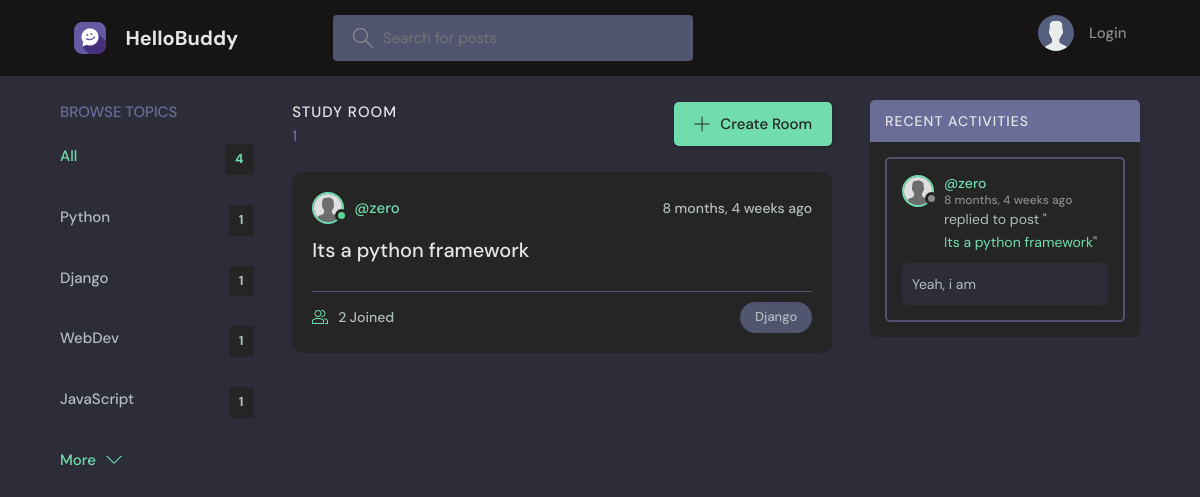
The app's page /?q=Django, older data.
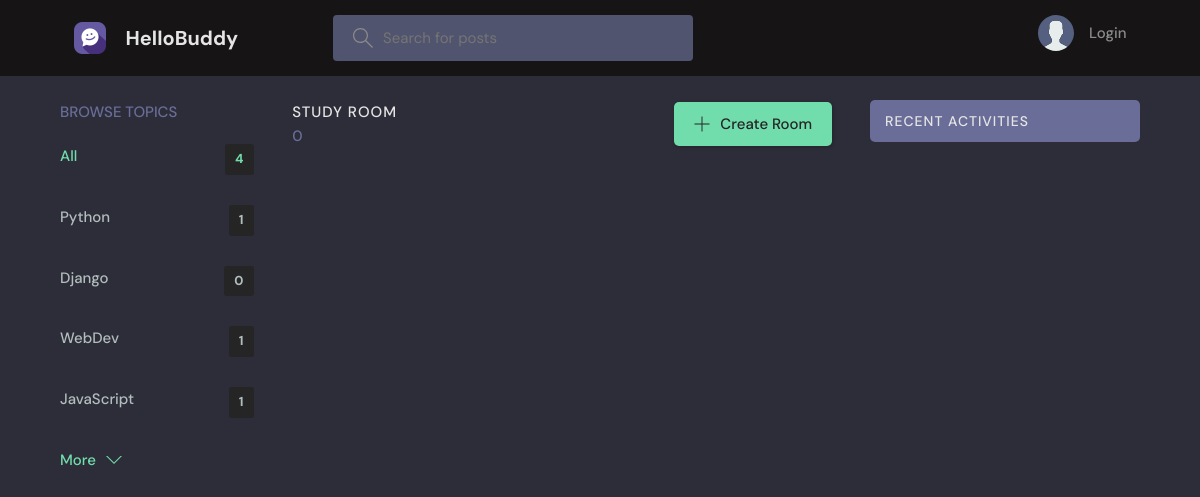
The same page, newer data.
### base/models.py (models this page shows, shortened)
class Topic(models.Model):
    name=models.CharField(max_length=200)

class Room(models.Model):
    host=models.ForeignKey(User,on_delete=models.SET_NULL,null=True)
    topic=models.ForeignKey(Topic,on_delete=models.SET_NULL,null=True) #topics have mulitple room but room have single topic
    name=models.CharField(max_length=200)
    description=models.TextField(null=True,blank=True) #Means db cant have model here without this value havingsomehing in it os it cant be blank
    participants=models.ManyToManyField(User,related_name='participants',blank=True)
    updated=models.DateTimeField(auto_now=True)
    created=models.DateTimeField(auto_now_add=True) #Initial time stamp
    class Meta:
        ordering=['-updated','-created']
    def __str__(self):
        return self.name

class Profile(models.Model):
    user = models.OneToOneField(User, on_delete=models.CASCADE)
    avatar = models.ImageField(default='default.jpg', upload_to='profile_images')
    bio = models.TextField()

class Message(models.Model):
    user=models.ForeignKey(User,on_delete=models.CASCADE)
    room=models.ForeignKey(Room,on_delete=models.CASCADE)#specify parent name for relationship CASCADE=when parents delete simply dlt all the message in the room
    body=models.TextField()
    updated=models.DateTimeField(auto_now=True)
    created=models.DateTimeField(auto_now_add=True)
    class Meta:
        ordering=['-updated','-created']

### base/views.py (the view)
# urls.py: path('',views.home,name="home"), #require 3 para endpoint then we go to views.py and name a view to name for reference
def home(request):
    q=request.GET.get('q')if request.GET.get('q')!=None else ''
    rooms=Room.objects.filter(
        Q(topic__name__icontains=q)|
        Q(name__icontains=q)|
        Q(description__icontains=q)
        )
    topics=Topic.objects.all()[0:4]
    room_count=rooms.count()
    room_messages=Message.objects.filter(Q(room__topic__name__icontains=q))
    context={'rooms':rooms,'topics':topics,'room_count':room_count,'room_messages':room_messages}
    return render(request,'base/home.html',context)

### base/templates/base/home.html (shortened to what this page needs)
{% extends 'main.html' %}
{% block content %}
<main class="layout layout--3">
      <div class="container">
        {% include 'base/topics_component.html' %}
        <div class="roomList">
          <div class="roomList__header">
          <div>
              <h2>Study Room</h2>
              <p>{{room_count}}</p>
            </div>
            <a class="btn btn--main" href="{% url 'create-room' %}">
              <svg version="1.1" xmlns="http://www.w3.org/2000/svg" width="32" height="32" viewBox="0 0 32 32">
                <title>add</title>
                <path
                  d="M16.943 0.943h-1.885v14.115h-14.115v1.885h14.115v14.115h1.885v-14.115h14.115v-1.885h-14.115v-14.115z"
                ></path>
              </svg>
              Create Room
            </a>
          </div>
          {% include 'base/feed_components.html' %}
        </div>
        {% include 'base/activity_component.html' %}
      </div>
    </main>
{% endblock %}

### base/templates/base/topics_component.html
<div class="topics">
          <div class="topics__header">
            <h2>Browse Topics</h2>
          </div>
          <ul class="topics__list">
            <li>
              <a href="{% url 'home' %}" class="active">All <span>{{topics.count}}</span></a>
            </li>
            {% for topic in topics %}
            <li>
              <a href="{% url 'home' %}?q={{topic.name}}">{{topic.name}} <span>{{topic.room_set.all.count}}</span></a>
            </li>
             {% endfor %}
          </ul>
          <a class="btn btn--link" href="{% url 'topics' %}">
            More
            <svg version="1.1" xmlns="http://www.w3.org/2000/svg" width="32" height="32" viewBox="0 0 32 32">
              <title>chevron-down</title>
              <path d="M16 21l-13-13h-3l16 16 16-16h-3l-13 13z"></path>
            </svg>
          </a>
        </div>

### base/templates/base/feed_components.html (shortened to what this page needs)
{% for room in rooms %}
{% load static %}
<div class="roomListRoom">
    <div class="roomListRoom__header">
        <a href="{% url 'user-profile' room.host.id %}" class="roomListRoom__author">
            <div class="avatar avatar--small active">
                {% if room.host.profile.avatar %}
                <img src="{{ room.host.profile.avatar.url }}" style:"height:50px; width:50px" />
                {% else %}
                <img src="{% static 'base/images/default.jpg' %}" style:"height:50px; width:50px"/>
                {% endif %}
            </div>
            <span>@{{room.host.username}}</span>
        </a>
        <div class="roomListRoom__actions">
            <span>{{room.created|timesince}} ago</span>
        </div>
    </div>
    <div class="roomListRoom__content">
        <a href="{% url 'room' room.id %}">{{room.name}}</a>
    </div>
    <div class="roomListRoom__meta">
        <a href="{% url 'room' room.id %}" class="roomListRoom__joined">
            {{room.participants.all.count}} Joined
        </a>
        <p class="roomListRoom__topic">{{room.topic.name}}</p>
    </div>
</div>
{% endfor%}

### base/templates/base/activity_component.html (shortened to what this page needs)
{% load static %}
<div class="activities">
    <div class="activities__header">
        <h2>Recent Activities</h2>
    </div>
{% for message in room_messages %}
    <div class="activities__box">
        <div class="activities__boxHeader roomListRoom__header">
            <a href="{% url 'user-profile' message.user.id %}" class="roomListRoom__author">
                <div class="avatar avatar--small">
                    {% if message.user.profile.avatar %}
                    <img src="{{ message.user.profile.avatar.url }}" style:"height:50px; width:50px" />
                    {% else %}
                    <img src="{% static 'base/images/default.jpg' %}" style:"height:50px; width:50px"/>
                    {% endif %}
                </div>
                <p>
                    @{{message.user}}
                    <span>{{message.created|timesince}} ago</span>
                </p>
            </a>
        </div>
        <div class="activities__boxContent">
            <p>replied to post "<a href="{% url 'room' message.room.id %}">{{message.room}}</a>"</p>
            <div class="activities__boxRoomContent">
                {{message.body}}
            </div>
        </div>
    </div>
{% endfor %}
</div>

Row changes from the older to the newer data that the page shows:
removed Room: host.profile.avatar (placeholder picture), host.username "zero", created "8 months, 4 weeks", name "Its a python framework", participants.all.count "2", topic.name "Django"
removed Message: user.profile.avatar (placeholder picture), user "zero", created "8 months, 4 weeks", room "Its a python framework", body "Yeah, i am"
computed for Topic "Django": room_set.all.count "1" → "0"
Text that changed along with them:
{{ room_count }}: "1" → "0"
